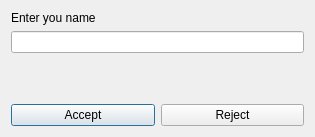
<?xml version="1.0" encoding="UTF-8"?>
<ui version="4.0">
 <class>Dialog</class>
 <widget class="QDialog" name="Dialog">
  <property name="geometry">
   <rect>
    <x>0</x>
    <y>0</y>
    <width>315</width>
    <height>137</height>
   </rect>
  </property>
  <property name="windowTitle">
   <string>Dialog</string>
  </property>
  <layout class="QVBoxLayout" name="verticalLayout_2">
   <item>
    <layout class="QVBoxLayout" name="verticalLayout">
     <item>
      <widget class="QLabel" name="label">
       <property name="text">
        <string>Enter you name</string>
       </property>
      </widget>
     </item>
     <item>
      <widget class="QLineEdit" name="txtName"/>
     </item>
     <item>
      <spacer name="verticalSpacer">
       <property name="orientation">
        <enum>Qt::Vertical</enum>
       </property>
       <property name="sizeHint" stdset="0">
        <size>
         <width>20</width>
         <height>40</height>
        </size>
       </property>
      </spacer>
     </item>
    </layout>
   </item>
   <item>
    <layout class="QHBoxLayout" name="horizontalLayout">
     <item>
      <widget class="QPushButton" name="btnAccept">
       <property name="text">
        <string>Accept</string>
       </property>
      </widget>
     </item>
     <item>
      <widget class="QPushButton" name="btnReject">
       <property name="text">
        <string>Reject</string>
       </property>
      </widget>
     </item>
    </layout>
   </item>
  </layout>
 </widget>
 <resources/>
 <connections>
  <connection>
   <sender>btnReject</sender>
   <signal>clicked()</signal>
   <receiver>Dialog</receiver>
   <slot>reject()</slot>
   <hints>
    <hint type="sourcelabel">
     <x>259</x>
     <y>103</y>
    </hint>
    <hint type="destinationlabel">
     <x>245</x>
     <y>75</y>
    </hint>
   </hints>
  </connection>
 </connections>
</ui>
